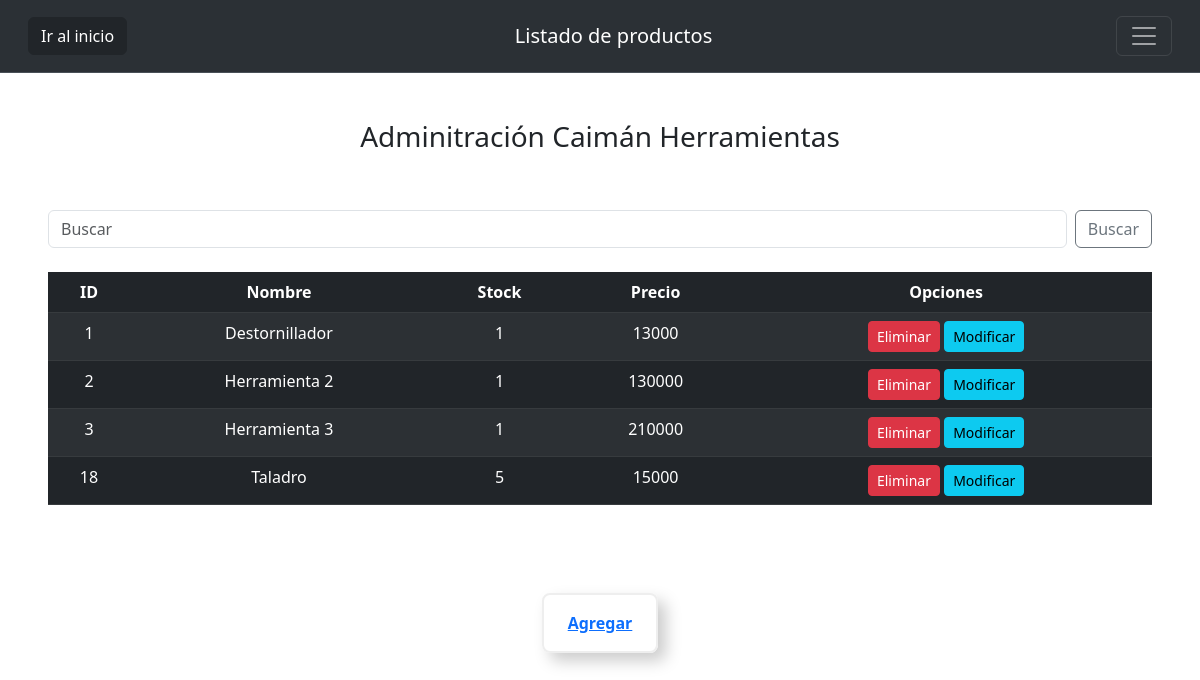
Screenshot of /adminis/listaProds with the database file from the repository.
### administrador/models.py (models this page shows, shortened)
class Producto(models.Model):
    id_producto     = models.CharField  (primary_key = True, max_length= 10)
    foto_producto   = models.ImageField (null = True, blank = True)
    nombre          = models.CharField  (max_length=100)
    marca           = models.CharField  (max_length=100)
    id_tipo         = models.ForeignKey ('Tipo',on_delete=models.CASCADE, db_column='idTipo')
    precio          = models.IntegerField ()
    stock           = models.CharField  (max_length=100)

### administrador/views.py (the view)
# urls.py: path('listaProds', views.lista_productos, name='lista_productos'),
def lista_productos(request):
    busqueda = request.GET.get("buscar")
    lista_productos = Producto.objects.raw("SELECT * FROM administrador_Producto")
    if busqueda:
        lista_productos = Producto.objects.filter(
            Q(nombre__icontains = busqueda) |
            Q(id_producto__icontains = busqueda)
        ).distinct()
    page = request.GET.get('page', 1)
    try:
        paginator = Paginator (lista_productos, 5)
        lista_productos = paginator.page(page)
    except:
        raise Http404
    context = {"productos":lista_productos}
    return render(request,'inicioadmin.html',context)

### usuarios/cont_proc.py (called while the page is built)
def total_carrito(request):
    total = 0
    if request.user.is_authenticated:
        if "carrito" in request.session.keys():
            for key, value in request.session["carrito"].items():
                total += int(value["acumulado"])
    return {"total_carrito": total}

### administrador/templates/inicioadmin.html (shortened to what this page needs)
<!DOCTYPE html>
<html lang="en">
<head>
    {% load static %}
    <link href="https://cdn.jsdelivr.net/npm/bootstrap@5.3.0/dist/css/bootstrap.min.css" rel="stylesheet">
    <link rel="stylesheet" type="text/css" href="{% static 'css/style.css' %}">
</head>
<body>
    <nav class="navbar bg-body-tertiary fixed-top p-3 bg-dark border-bottom border-bottom-dark" data-bs-theme="dark">
        <div class="container-fluid">
            <a class="btn btn-dark d-flex" href="{% url 'index' %}">Ir al inicio</a>
            <a class="navbar-brand" href="#">Listado de productos</a>
            <button class="navbar-toggler" type="button" data-bs-toggle="offcanvas" data-bs-target="#offcanvasNavbar"
                aria-controls="offcanvasNavbar" aria-label="Toggle navigation">
                <span class="navbar-toggler-icon"></span>
            </button>
        </div>
    </nav>
    <br>
    <br>
    <br>
<div class="text-center p-5 justify-content-center">
    <h3 class="">Adminitración Caimán Herramientas</h3>
    <br>
    <br>
    <form class="d-flex" role="search" method="get">
        <input class="form-control me-2" type="search" placeholder="Buscar" aria-label="Search" name="buscar">
        <button class="btn btn-outline-secondary buttonBus" type="submit">Buscar</button>
    </form>
    <br>
    <table action="{% url 'lista_productos' %}" method="GET" class="table table-dark table-striped" >
        {% if productos %}
        <thead>
            <tr>
                <th>ID</th>
                <th>Nombre</th>
                <th>Stock</th>
                <th>Precio</th>
                <th>Opciones</th>
            </tr>
        </thead>
            {% for tmp in productos %}
                <tr>
                    <td>{{tmp.id_producto}}</td>
                    <td>{{tmp.nombre}}</td>
                    <td>{{tmp.stock}}</td>
                    <td>{{tmp.precio}}</td>
                    <td><a href="{% url 'delete_producto' pk=tmp.id_producto %}" class="btn btn-danger btn-sm">Eliminar</a>
                        <a href="{% url 'editar_ProductFind' pk=tmp.id_producto %}" class="btn btn-info btn-sm">Modificar</a></td>
                </tr>
            {% endfor %}
        {% endif %}
    </table>
    <br><br><br>
    <button type="button" class="btnRegister">
        <a href="{% url 'addProd' %}">Agregar</a>
    </button>
</div>
</body>
</html>

### usuarios/static/css/style.css (style rules this page uses)
body { position: relative; margin: 0; min-height: 100vh; }
.navbar { padding: 0; }
.btnRegister { background-color: transparent; font-weight: bold; color: #444; font-size: 1rem; padding: 1rem 1.5rem; border: 2px solid #eee; border-radius: .5rem; cursor: pointer; transition: all 1s ease; box-shadow: .5rem .5rem 1rem #ccc, -.5rem -.5rem 1rem #fff; text-decoration: none; }

### rows the page displays
Producto: id_producto "1", nombre "Destornillador", stock "1", precio "13000"
Producto: id_producto "2", nombre "Herramienta 2", stock "1", precio "130000"
Producto: id_producto "3", nombre "Herramienta 3", stock "1", precio "210000"
Producto: id_producto "18", nombre "Taladro", stock "5", precio "15000"
